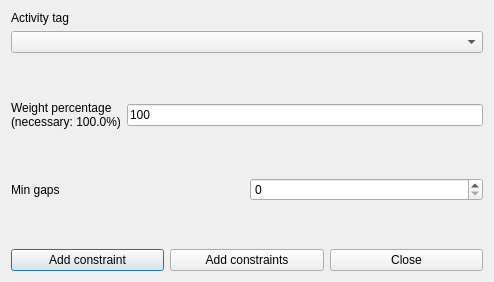
<?xml version="1.0" encoding="UTF-8"?>
<ui version="4.0">
 <class>AddConstraintTeachersMinGapsBetweenActivityTagPerRealDayForm_template</class>
 <widget class="QDialog" name="AddConstraintTeachersMinGapsBetweenActivityTagPerRealDayForm_template">
  <property name="geometry">
   <rect>
    <x>0</x>
    <y>0</y>
    <width>494</width>
    <height>282</height>
   </rect>
  </property>
  <property name="windowTitle">
   <string extracomment="This is the title of the dialog to add a new constraint of this type">Add teachers min gaps between activity tag per real day</string>
  </property>
  <layout class="QVBoxLayout" name="verticalLayout_2">
   <item>
    <layout class="QVBoxLayout" name="verticalLayout">
     <item>
      <widget class="QLabel" name="activityTagTextLabel">
       <property name="frameShape">
        <enum>QFrame::NoFrame</enum>
       </property>
       <property name="frameShadow">
        <enum>QFrame::Plain</enum>
       </property>
       <property name="text">
        <string>Activity tag</string>
       </property>
       <property name="wordWrap">
        <bool>false</bool>
       </property>
      </widget>
     </item>
     <item>
      <widget class="QComboBox" name="activityTagComboBox">
       <property name="editable">
        <bool>false</bool>
       </property>
       <property name="insertPolicy">
        <enum>QComboBox::NoInsert</enum>
       </property>
       <property name="duplicatesEnabled">
        <bool>false</bool>
       </property>
      </widget>
     </item>
    </layout>
   </item>
   <item>
    <spacer name="spacer1">
     <property name="orientation">
      <enum>Qt::Vertical</enum>
     </property>
     <property name="sizeType">
      <enum>QSizePolicy::Expanding</enum>
     </property>
     <property name="sizeHint" stdset="0">
      <size>
       <width>20</width>
       <height>31</height>
      </size>
     </property>
    </spacer>
   </item>
   <item>
    <layout class="QHBoxLayout" name="horizontalLayout">
     <item>
      <widget class="QLabel" name="weightTextLabel">
       <property name="frameShape">
        <enum>QFrame::NoFrame</enum>
       </property>
       <property name="frameShadow">
        <enum>QFrame::Plain</enum>
       </property>
       <property name="text">
        <string>Weight percentage
(necessary: 100.0%)</string>
       </property>
       <property name="wordWrap">
        <bool>false</bool>
       </property>
      </widget>
     </item>
     <item>
      <widget class="QLineEdit" name="weightLineEdit">
       <property name="text">
        <string notr="true">100</string>
       </property>
      </widget>
     </item>
    </layout>
   </item>
   <item>
    <spacer name="spacer1_2">
     <property name="orientation">
      <enum>Qt::Vertical</enum>
     </property>
     <property name="sizeType">
      <enum>QSizePolicy::Expanding</enum>
     </property>
     <property name="sizeHint" stdset="0">
      <size>
       <width>20</width>
       <height>18</height>
      </size>
     </property>
    </spacer>
   </item>
   <item>
    <layout class="QHBoxLayout" name="horizontalLayout_2">
     <item>
      <widget class="QLabel" name="minGapsTextLabel">
       <property name="frameShape">
        <enum>QFrame::NoFrame</enum>
       </property>
       <property name="frameShadow">
        <enum>QFrame::Plain</enum>
       </property>
       <property name="text">
        <string>Min gaps</string>
       </property>
       <property name="wordWrap">
        <bool>false</bool>
       </property>
      </widget>
     </item>
     <item>
      <widget class="QSpinBox" name="minGapsSpinBox"/>
     </item>
    </layout>
   </item>
   <item>
    <spacer name="spacer1_3">
     <property name="orientation">
      <enum>Qt::Vertical</enum>
     </property>
     <property name="sizeType">
      <enum>QSizePolicy::Expanding</enum>
     </property>
     <property name="sizeHint" stdset="0">
      <size>
       <width>20</width>
       <height>16</height>
      </size>
     </property>
    </spacer>
   </item>
   <item>
    <layout class="QHBoxLayout">
     <item>
      <widget class="QPushButton" name="addConstraintPushButton">
       <property name="text">
        <string>Add constraint</string>
       </property>
      </widget>
     </item>
     <item>
      <widget class="QPushButton" name="addConstraintsPushButton">
       <property name="text">
        <string>Add constraints</string>
       </property>
      </widget>
     </item>
     <item>
      <widget class="QPushButton" name="closePushButton">
       <property name="text">
        <string>Close</string>
       </property>
      </widget>
     </item>
    </layout>
   </item>
  </layout>
 </widget>
 <layoutdefault spacing="6" margin="11"/>
 <resources/>
 <connections/>
</ui>
